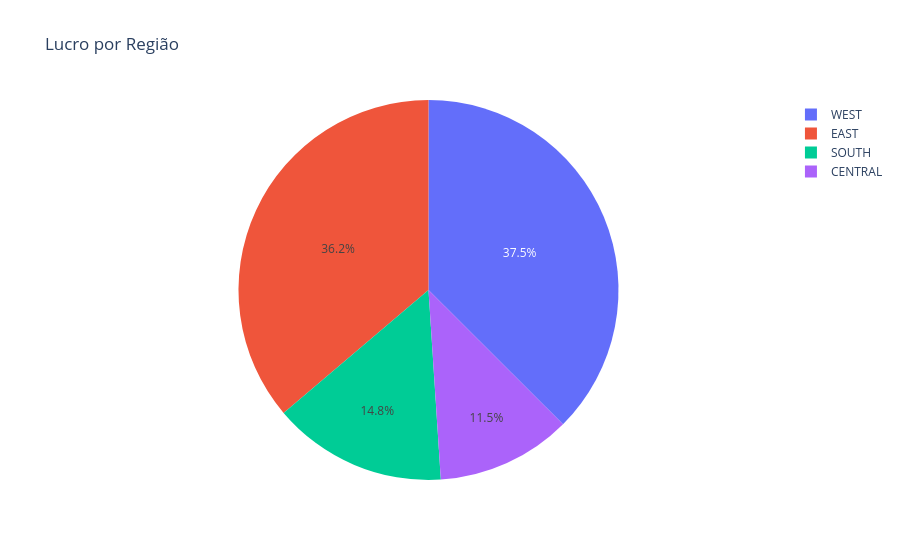

Source (notebook cell):
### Code cell
fig = px.pie(df, values='PROFIT', names='REGION', title='Lucro por Região')
fig.write_image(img_dir / 'pie_profit_by_region.png')
fig.show()

### Figure 1 — Plotly figure (JSON) as saved in the notebook; plotly's stock layout.template omitted (floating-point values rounded to 4 significant figures; data arrays with more than 128 entries replaced by an {"elided": "..."} marker saying what was removed)
{"data": [{"domain": {"x": [0, 1], "y": [0, 1]}, "hovertemplate": "REGION=%{label}<br>PROFIT=%{value}<extra></extra>", "labels": {"elided": "5009 str values"}, "legendgroup": "", "name": "", "showlegend": true, "type": "pie", "values": {"elided": "5009 float values"}}], "layout": {"legend": {"tracegroupgap": 0}, "title": {"text": "Lucro por Região"}}}
